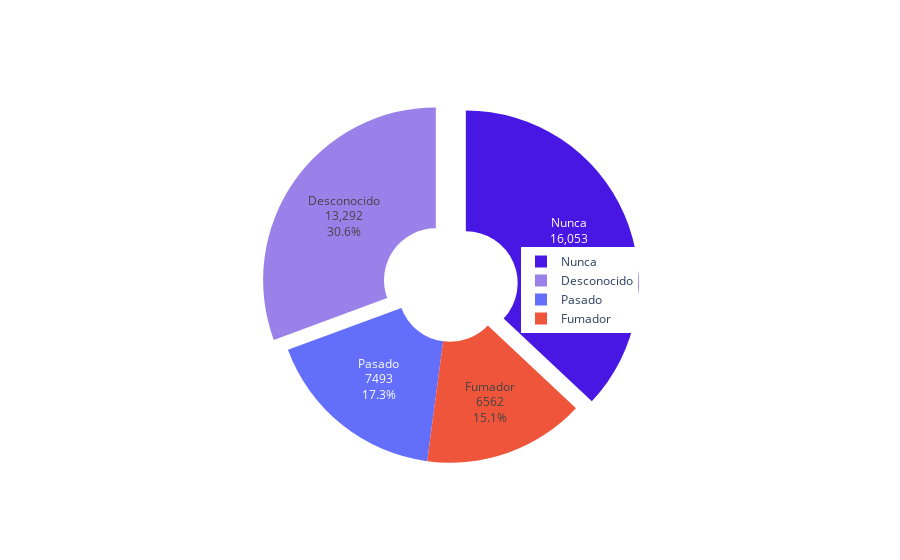

Notebook code for this chart:
### Code cell
labels = ['Nunca', 'Desconocido', 'Pasado', 'Fumador']
values = [16053, 13292, 7493, 6562]
fig = go.Figure(data=[go.Pie(labels=labels, values=values, textinfo='label+percent+value', hole=.3, rotation=0)])
fig.update_layout(legend=dict(orientation="v", xanchor="center", x=0.675, y=0.5)) # title_text='Distribución de Género', title_x=0.5, title_y=0.9, title_font=dict(size=25), 
fig.update_traces(textfont_size=12, pull=[0.1, 0.1], marker=dict(colors=['#4817e4', '#9a81e9']), hoverinfo='label+percent+value', insidetextorientation='horizontal', textposition='inside')
fig.show()
fig.write_image(os.path.join(os.path.dirname(os.path.dirname(os.path.abspath('file'))), 'utils', "image", "tabaco.png"))

### Figure 1 — Plotly figure (JSON) as saved in the notebook; plotly's stock layout.template omitted (floating-point values rounded to 4 significant figures)
{"data": [{"hole": 0.3, "hoverinfo": "label+percent+value", "insidetextorientation": "horizontal", "labels": ["Nunca", "Desconocido", "Pasado", "Fumador"], "marker": {"colors": ["#4817e4", "#9a81e9"]}, "pull": [0.1, 0.1], "rotation": 0, "textfont": {"size": 12}, "textinfo": "label+percent+value", "textposition": "inside", "type": "pie", "values": [16053, 13292, 7493, 6562]}], "layout": {"legend": {"orientation": "v", "x": 0.675, "xanchor": "center", "y": 0.5}}}
